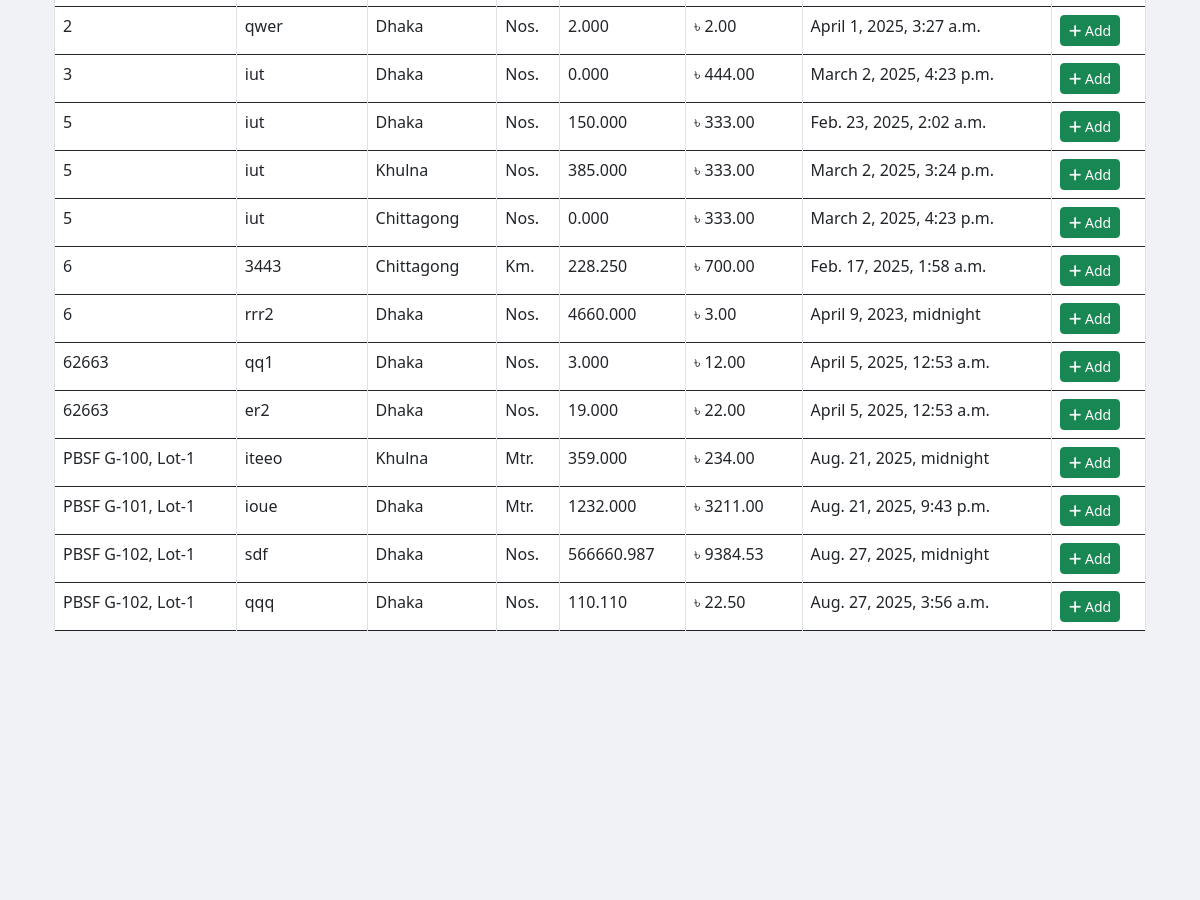
The page /modification/search_and_select_item/2/ (signed in, middle part) on the database as committed earlier.
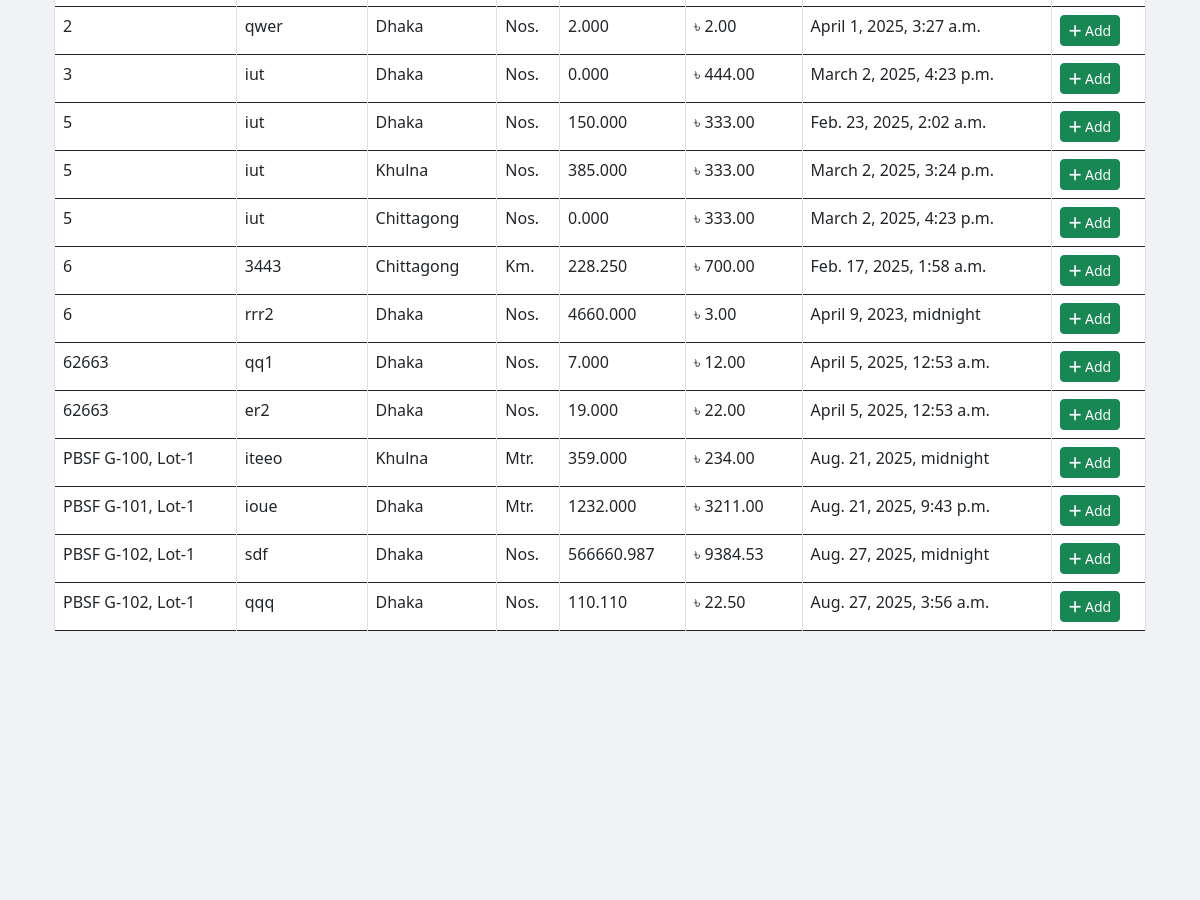
The same page on the database as committed later.
### App_Entry/models.py (models this page shows, shortened)
class Item(models.Model):
    WAREHOUSE_CHOICES = [
        ("Dhaka", "Dhaka"),
        ("Khulna", "Khulna"),
        ("Chittagong", "Chittagong"),
    ]
    UNIT_CHOICES = [
        ("Nos.", "Nos."),
        ("Mtr.", "Mtr."),
        ("Km.", "Km."),
        ("Set.", "Set."),
        ("Pair.", "Pair."),
        ("Kg", "Kg"),
        ("Lot", "Lot"),
        ("Pcs", "Pcs"),
        ("Coil", "Coil"),
        ("Box", "Box"),
        ("Feet", "Feet"),
        ("Liter", "Liter"),
        ("m3", "m3"),
        ("m2", "m2"),
        ("Ream", "Ream"),
        ("Bundle", "Bundle"),
        ("Carton", "Carton"),
    ]
    name = models.CharField(max_length=255)
    description = models.TextField(blank=True, null=True)
    warehouse = models.CharField(
        max_length=50, choices=WAREHOUSE_CHOICES, default="Dhaka"
    )
    unit_of_item = models.CharField(
        max_length=100, choices=UNIT_CHOICES, default="Nos."
    )  # Updated field
    unit_price = models.DecimalField(max_digits=15, decimal_places=2, default=0.00)
    quantity_of_item = models.DecimalField(
        max_digits=20,
        decimal_places=3,
        default=0.00
    )
    package = models.ForeignKey(
        Package,
        on_delete=models.SET_NULL,
        related_name="package_of_item",
        null=True,
    )
    created_at = models.DateTimeField(default=timezone.now)

class Package(models.Model):
    packageId = models.TextField(unique=True)

### App_Modification/views/Search_and_Select_to_add_item.py (the view, shortened to what this page needs)
# urls.py: path('search_and_select_item/<int:allocation_id>/', views.Search_and_Select_Items, name='search_and_select_item'),
@login_required
def Search_and_Select_Items(request, allocation_id=None):
    query = request.GET.get("query", "").strip()
    filter_by = request.GET.get("filter_by", "All")
    date_filter = request.GET.get("date", "")
    items = Item.objects.all()
    if filter_by == "Entry/Update date" and date_filter:
        try:
            date_obj = datetime.strptime(date_filter, "%Y-%m-%d")
            items = items.filter(created_at__date=date_obj.date())
        except ValueError:
            pass
    items = items.order_by("package__packageId")
    allocation_number = None
    if allocation_id:
        try:
            allocation = Allocation_Number.objects.get(id=allocation_id)
            allocation_number = allocation.allocation_no
        except Allocation_Number.DoesNotExist:
            messages.error(request, "Invalid Allocation Number.")
    return render(
        request,
        "App_Modification/Search_and_Select_Items.html",
        {
            "items": items,
            "query": query,
            "filter_by": filter_by,
            "date_filter": date_filter,
            "allocation_number": allocation_number,
            "allocation_id": allocation_id,
        },
    )

### App_Admin_Panel/templatetags/nav_CDB_links_loader.py (called while the page is built)
@register.simple_tag
def external_link_from_static(filename):
    subpath = filename
    if not subpath.startswith("links" + os.sep) and not subpath.startswith("links/"):
        subpath = os.path.join("links", filename)
    file_path = find(subpath)
    if not file_path:
        return ""
    try:
        with open(file_path, "r", encoding="utf-8") as f:
            return f.read().strip()
    except Exception:
        return ""

### templates/App_Modification/Search_and_Select_Items.html (shortened to what this page needs)
{% extends 'base.html' %}
{% load static %}
{% block body_block %}
<div class="container mt-4">
  <div class="table-responsive">
    <table class="table table-bordered table-hover">
      <tbody>
        {% if items %}
          {% for item in items %}
            <tr>
              <td>{{ item.package.packageId }}</td>
              <td>{{ item.name }}</td>
              <td>{{ item.warehouse }}</td>
              <td>{{ item.unit_of_item }}</td>
              <td>{{ item.quantity_of_item }}</td>
              <td>৳ {{ item.unit_price }}</td>
              <td>{{ item.created_at }}</td>
              <td>
                <a href="{% url 'App_Modification:add_item' allocation_id item.id %}" class="btn btn-success btn-sm">
                  <i class="fas fa-plus"></i> Add
                </a>
              </td>
            </tr>
          {% endfor %}
        {% else %}
          <tr><td colspan="8" class="text-center text-danger">No matching items found</td></tr>
        {% endif %}
      </tbody>
    </table>
  </div>
</div>
{% endblock %}

Rows that differ between the two databases and show on the page:
changed Item "qq1": quantity_of_item "3.000" → "7.000"
